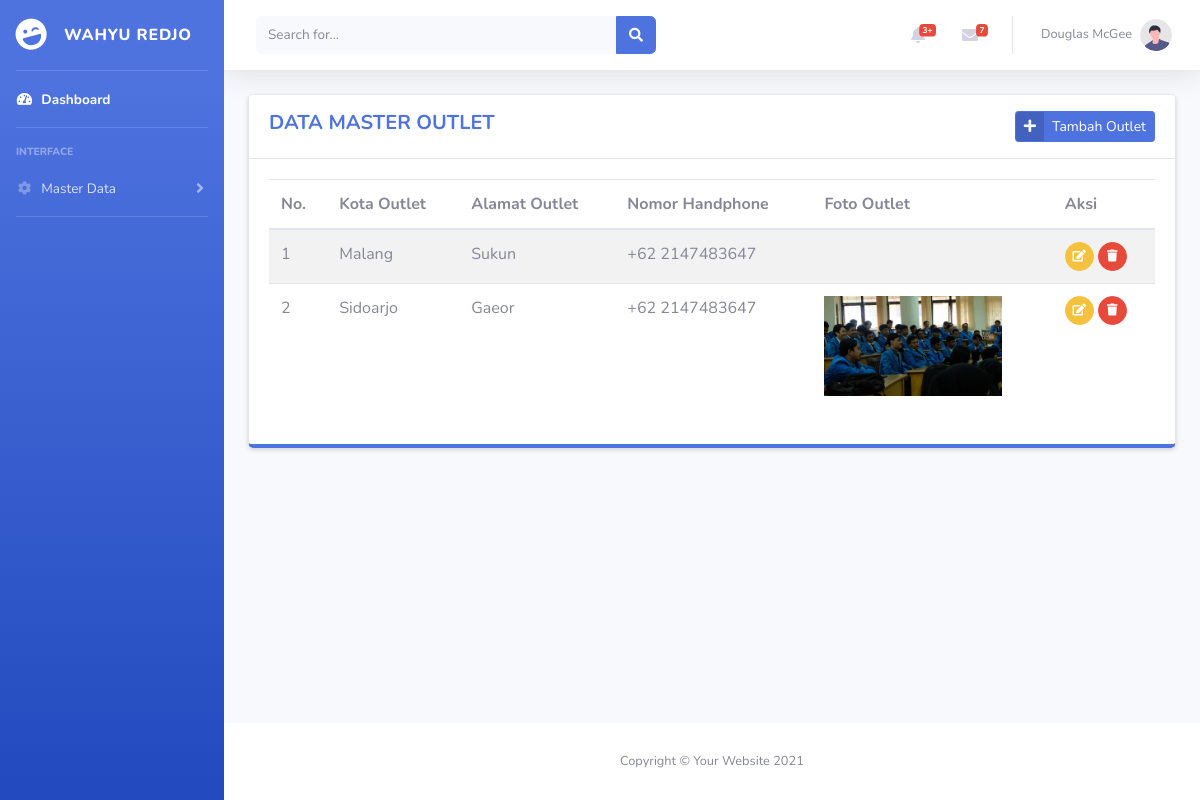
Screenshot of /index.php/admin/outlet with the database file from the repository.
### tables this page shows
CREATE TABLE `outlet` (
  `id_outlet` int(11) NOT NULL,
  `kota` varchar(15) NOT NULL,
  `alamat` text NOT NULL,
  `no_tlp` int(15) NOT NULL,
  `foto` varchar(256) NOT NULL
);

### application/controllers/Admin.php (called while the page is built, shortened)
<?php
class Admin extends CI_Controller
{
  public function __construct()
  {
    $this->load->library('form_validation');
    $this->load->model('Admin_model');
  }
  public function outlet()
  {
      $outlet=$this->Admin_model->get_outlet();
      $array=array(
        'outlet' => $outlet
      );
    $this->load->view('admin/header',$array);
    $this->load->view('admin/outlet');
    $this->load->view('admin/footer');
  }
}

### index.php (called while the page is built, shortened)
<?php
require_once BASEPATH.'core/CodeIgniter.php';

### application/models/Admin_model.php (called while the page is built, shortened)
<?php
class Admin_model extends CI_Model {
public function get_outlet()
{
  $query = $this->db->get('outlet');
  return $query->result();
}
}

### application/views/admin/outlet.php (the view, shortened to what this page needs)
<div class="container-fluid">
    <div class="card shadow-sm border-bottom-primary">
        <div class="card-header bg-white py-3">
            <div class="row">
                <div class="col">
                    <h4 class="h5 align-middle m-0 font-weight-bold text-primary">
                        DATA MASTER OUTLET
                    </h4>
                </div>
                <div class="col-auto">
                    <a href="<?= base_url('admin/tambah_outlet') ?>" class="btn btn-sm btn-primary btn-icon-split">
                        <span class="icon">
                            <i class="fa fa-plus"></i>
                        </span>
                        <span class="text">
                            Tambah Outlet
                        </span>
                    </a>
                </div>
            </div>
        </div>
        <div class="card-body">
            <div class="table-responsive">
                <table class="table table-striped w-100 dt-responsive " id="paket" cellspacing="0">
                    <thead>
                        <tr>
                            <th>No. </th>
                            <th>Kota Outlet</th>
                            <th>Alamat Outlet</th>
                            <th>Nomor Handphone</th>
                            <th>Foto Outlet</th>
                            <th>Aksi</th>
                        </tr>
                    </thead>
                    <tbody>
                        <?php
                $no = 1;
                if ($outlet) :
                    foreach ($outlet as $otl) : ?>
                        <tr>
                            <td><?php echo $no++ ?></td>
                            <td><?php echo $otl->kota ?></td>
                            <td><?php echo $otl->alamat ?></td>
                            <td>+62 <?php echo $otl->no_tlp ?></td>
                            <td> <img height="100px" src="<?= base_url('assets/images/outlet/').$otl->foto?>" alt="">
                            </td>
                            <td>
                                <a href="<?= base_url('admin/edit_outlet//').$otl->id_outlet ?>"
                                    class="btn btn-warning btn-circle btn-sm"><i class="fa fa-edit"></i></a>
                                <a onclick="return confirm('Yakin ingin hapus?')"
                                    href="<?= base_url('admin/hapus_outlet//').$otl->id_outlet ?>"
                                    class="btn btn-danger btn-circle btn-sm"><i class="fa fa-trash"></i></a>
                            </td>
                        </tr>
                        <?php endforeach; ?>
                        <?php endif; ?>
                    </tbody>
                </table>
            </div>
        </div>
    </div>
</div>

### rows the page displays
outlet: kota "Malang", alamat "Sukun", no_tlp "2147483647"
outlet: kota "Sidoarjo", alamat "Gaeor", no_tlp "2147483647", foto (picture)
